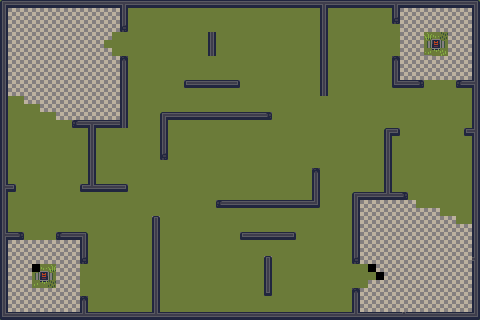

Tiled map render using the project's own tile images. Description and the map definition, with tile-layer contents summarised, below:
An orthogonal 60x40 tile map with 8x8 px tiles, 3 tile layers (ground, walls, ladders) and 20 objects (Right, Left).

<map version="1.8" tiledversion="1.8.4" orientation="orthogonal" renderorder="right-down" width="60" height="40" tilewidth="8" tileheight="8" infinite="0" nextlayerid="13" nextobjectid="19">
 <tileset firstgid="1" name="jawbreaker" tilewidth="8" tileheight="8" tilecount="72" columns="8">
  <image source="jawbreaker_tiles.png" width="64" height="72" />
  <tile id="1">
   <objectgroup draworder="index" id="2">
    <object id="1" x="0" y="0" width="8" height="8" />
   </objectgroup>
  </tile>
  <tile id="13">
   <objectgroup draworder="index" id="2">
    <object id="1" x="0" y="0" width="8" height="8" />
   </objectgroup>
  </tile>
  <tile id="17">
   <objectgroup draworder="index" id="2">
    <object id="1" x="0" y="0" width="8" height="8" />
   </objectgroup>
  </tile>
  <tile id="19">
   <objectgroup draworder="index" id="2">
    <object id="1" x="0" y="0" width="8" height="8" />
   </objectgroup>
  </tile>
  <tile id="20">
   <objectgroup draworder="index" id="2">
    <object id="1" x="0" y="0" width="8" height="8" />
   </objectgroup>
  </tile>
  <tile id="21">
   <objectgroup draworder="index" id="2">
    <object id="1" x="0" y="0" width="8" height="8" />
   </objectgroup>
  </tile>
  <tile id="25">
   <objectgroup draworder="index" id="2">
    <object id="1" x="0" y="0" width="8" height="8" />
   </objectgroup>
  </tile>
  <tile id="27">
   <objectgroup draworder="index" id="2">
    <object id="1" x="0" y="0" width="8" height="8" />
   </objectgroup>
  </tile>
  <tile id="28">
   <objectgroup draworder="index" id="2">
    <object id="1" x="0" y="0" width="8" height="8" />
   </objectgroup>
  </tile>
  <tile id="29">
   <objectgroup draworder="index" id="2">
    <object id="1" x="0" y="0" width="8" height="8" />
   </objectgroup>
  </tile>
  <tile id="33">
   <objectgroup draworder="index" id="2">
    <object id="1" x="0" y="0" width="8" height="8" />
   </objectgroup>
  </tile>
  <tile id="34">
   <objectgroup draworder="index" id="2">
    <object id="1" x="0" y="0" width="8" height="8" />
   </objectgroup>
  </tile>
  <tile id="35">
   <objectgroup draworder="index" id="2">
    <object id="1" x="0" y="0" width="8" height="8" />
   </objectgroup>
  </tile>
  <tile id="36">
   <objectgroup draworder="index" id="2">
    <object id="1" x="0" y="0" width="8" height="8" />
   </objectgroup>
  </tile>
  <tile id="37">
   <objectgroup draworder="index" id="2">
    <object id="1" x="0" y="0" width="8" height="8" />
   </objectgroup>
  </tile>
  <tile id="40">
   <objectgroup draworder="index" id="2">
    <object id="1" x="0" y="0" width="8" height="8" />
   </objectgroup>
  </tile>
  <tile id="41">
   <objectgroup draworder="index" id="2">
    <object id="1" x="0" y="0" width="8" height="8" />
   </objectgroup>
  </tile>
  <tile id="45">
   <objectgroup draworder="index" id="2">
    <object id="1" x="0" y="0" width="8" height="8" />
   </objectgroup>
  </tile>
 </tileset>
 <layer id="8" name="ground" width="60" height="40">
  <data>[2400 cells, 2397 non-empty, 7 distinct tile ids]</data>
 </layer>
 <layer id="6" name="walls" width="60" height="40">
  <data>[2400 cells, 359 non-empty, 13 distinct tile ids]</data>
 </layer>
 <layer id="5" name="ladders" width="60" height="40">
  <data>[2400 cells, 528 non-empty, 5 distinct tile ids]</data>
 </layer>
 <objectgroup id="10" name="gates" />
 <objectgroup id="11" name="spawns" />
 <objectgroup id="12" name="goals">
  <object id="14" name="Right" x="433" y="40.5" width="8" height="8" />
  <object id="15" name="Left" x="39.5" y="272" width="8" height="8" />
 </objectgroup>
</map>
